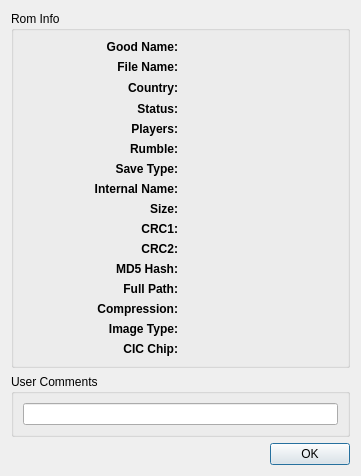
<ui version="4.0" >
 <class>RomInfoDialog</class>
 <widget class="QDialog" name="RomInfoDialog" >
  <property name="geometry" >
   <rect>
    <x>0</x>
    <y>0</y>
    <width>361</width>
    <height>461</height>
   </rect>
  </property>
  <property name="windowTitle" >
   <string>Rom Info</string>
  </property>
  <layout class="QVBoxLayout" name="verticalLayout_2" >
   <item>
    <widget class="QGroupBox" name="groupBox" >
     <property name="title" >
      <string>Rom Info</string>
     </property>
     <layout class="QGridLayout" name="gridLayout" >
      <item row="0" column="0" >
       <widget class="QLabel" name="label" >
        <property name="font" >
         <font>
          <weight>75</weight>
          <bold>true</bold>
         </font>
        </property>
        <property name="text" >
         <string>Good Name:</string>
        </property>
        <property name="alignment" >
         <set>Qt::AlignRight|Qt::AlignTrailing|Qt::AlignVCenter</set>
        </property>
       </widget>
      </item>
      <item row="0" column="1" >
       <widget class="QLabel" name="goodNameLabel" >
        <property name="text" >
         <string/>
        </property>
       </widget>
      </item>
      <item row="1" column="0" >
       <widget class="QLabel" name="label_18" >
        <property name="font" >
         <font>
          <weight>75</weight>
          <bold>true</bold>
         </font>
        </property>
        <property name="text" >
         <string>File Name:</string>
        </property>
        <property name="alignment" >
         <set>Qt::AlignRight|Qt::AlignTrailing|Qt::AlignVCenter</set>
        </property>
       </widget>
      </item>
      <item row="1" column="1" >
       <widget class="QLabel" name="fileNameLabel" >
        <property name="text" >
         <string/>
        </property>
       </widget>
      </item>
      <item row="2" column="0" >
       <widget class="QLabel" name="label_17" >
        <property name="font" >
         <font>
          <weight>75</weight>
          <bold>true</bold>
         </font>
        </property>
        <property name="text" >
         <string>Country:</string>
        </property>
        <property name="alignment" >
         <set>Qt::AlignRight|Qt::AlignTrailing|Qt::AlignVCenter</set>
        </property>
       </widget>
      </item>
      <item row="2" column="1" >
       <layout class="QHBoxLayout" name="horizontalLayout" >
        <item>
         <widget class="QLabel" name="flagLabel" >
          <property name="sizePolicy" >
           <sizepolicy vsizetype="Fixed" hsizetype="Fixed" >
            <horstretch>0</horstretch>
            <verstretch>0</verstretch>
           </sizepolicy>
          </property>
          <property name="minimumSize" >
           <size>
            <width>16</width>
            <height>16</height>
           </size>
          </property>
          <property name="maximumSize" >
           <size>
            <width>16</width>
            <height>16</height>
           </size>
          </property>
          <property name="text" >
           <string/>
          </property>
         </widget>
        </item>
        <item>
         <widget class="QLabel" name="countryLabel" >
          <property name="text" >
           <string/>
          </property>
         </widget>
        </item>
       </layout>
      </item>
      <item row="3" column="0" >
       <widget class="QLabel" name="label_2" >
        <property name="font" >
         <font>
          <weight>75</weight>
          <bold>true</bold>
         </font>
        </property>
        <property name="text" >
         <string>Status:</string>
        </property>
        <property name="alignment" >
         <set>Qt::AlignRight|Qt::AlignTrailing|Qt::AlignVCenter</set>
        </property>
       </widget>
      </item>
      <item row="3" column="1" >
       <widget class="StarLabel" name="statusLabel" >
        <property name="text" >
         <string/>
        </property>
       </widget>
      </item>
      <item row="4" column="0" >
       <widget class="QLabel" name="label_12" >
        <property name="font" >
         <font>
          <weight>75</weight>
          <bold>true</bold>
         </font>
        </property>
        <property name="text" >
         <string>Players:</string>
        </property>
        <property name="alignment" >
         <set>Qt::AlignRight|Qt::AlignTrailing|Qt::AlignVCenter</set>
        </property>
       </widget>
      </item>
      <item row="4" column="1" >
       <widget class="QLabel" name="playersLabel" >
        <property name="text" >
         <string/>
        </property>
       </widget>
      </item>
      <item row="5" column="0" >
       <widget class="QLabel" name="label_14" >
        <property name="font" >
         <font>
          <weight>75</weight>
          <bold>true</bold>
         </font>
        </property>
        <property name="text" >
         <string>Rumble:</string>
        </property>
        <property name="alignment" >
         <set>Qt::AlignRight|Qt::AlignTrailing|Qt::AlignVCenter</set>
        </property>
       </widget>
      </item>
      <item row="5" column="1" >
       <widget class="QLabel" name="rumbleLabel" >
        <property name="text" >
         <string/>
        </property>
       </widget>
      </item>
      <item row="6" column="0" >
       <widget class="QLabel" name="label_10" >
        <property name="font" >
         <font>
          <weight>75</weight>
          <bold>true</bold>
         </font>
        </property>
        <property name="text" >
         <string>Save Type:</string>
        </property>
        <property name="alignment" >
         <set>Qt::AlignRight|Qt::AlignTrailing|Qt::AlignVCenter</set>
        </property>
       </widget>
      </item>
      <item row="6" column="1" >
       <widget class="QLabel" name="saveTypeLabel" >
        <property name="text" >
         <string/>
        </property>
       </widget>
      </item>
      <item row="7" column="0" >
       <widget class="QLabel" name="label_5" >
        <property name="font" >
         <font>
          <weight>75</weight>
          <bold>true</bold>
         </font>
        </property>
        <property name="text" >
         <string>Internal Name:</string>
        </property>
        <property name="alignment" >
         <set>Qt::AlignRight|Qt::AlignTrailing|Qt::AlignVCenter</set>
        </property>
       </widget>
      </item>
      <item row="7" column="1" >
       <widget class="QLabel" name="internalNameLabel" >
        <property name="font" >
         <font>
          <family>Monospace</family>
         </font>
        </property>
        <property name="text" >
         <string/>
        </property>
       </widget>
      </item>
      <item row="8" column="0" >
       <widget class="QLabel" name="label_9" >
        <property name="font" >
         <font>
          <weight>75</weight>
          <bold>true</bold>
         </font>
        </property>
        <property name="text" >
         <string>Size:</string>
        </property>
        <property name="alignment" >
         <set>Qt::AlignRight|Qt::AlignTrailing|Qt::AlignVCenter</set>
        </property>
       </widget>
      </item>
      <item row="8" column="1" >
       <widget class="QLabel" name="sizeLabel" >
        <property name="font" >
         <font>
          <family>Monospace</family>
         </font>
        </property>
        <property name="text" >
         <string/>
        </property>
       </widget>
      </item>
      <item row="9" column="0" >
       <widget class="QLabel" name="label_7" >
        <property name="font" >
         <font>
          <weight>75</weight>
          <bold>true</bold>
         </font>
        </property>
        <property name="text" >
         <string>CRC1:</string>
        </property>
        <property name="alignment" >
         <set>Qt::AlignRight|Qt::AlignTrailing|Qt::AlignVCenter</set>
        </property>
       </widget>
      </item>
      <item row="9" column="1" >
       <widget class="QLabel" name="crc1Label" >
        <property name="font" >
         <font>
          <family>Monospace</family>
         </font>
        </property>
        <property name="text" >
         <string/>
        </property>
       </widget>
      </item>
      <item row="10" column="0" >
       <widget class="QLabel" name="label_8" >
        <property name="font" >
         <font>
          <weight>75</weight>
          <bold>true</bold>
         </font>
        </property>
        <property name="text" >
         <string>CRC2:</string>
        </property>
        <property name="alignment" >
         <set>Qt::AlignRight|Qt::AlignTrailing|Qt::AlignVCenter</set>
        </property>
       </widget>
      </item>
      <item row="10" column="1" >
       <widget class="QLabel" name="crc2Label" >
        <property name="font" >
         <font>
          <family>Monospace</family>
         </font>
        </property>
        <property name="text" >
         <string/>
        </property>
       </widget>
      </item>
      <item row="11" column="0" >
       <widget class="QLabel" name="label_6" >
        <property name="font" >
         <font>
          <weight>75</weight>
          <bold>true</bold>
         </font>
        </property>
        <property name="text" >
         <string>MD5 Hash:</string>
        </property>
        <property name="alignment" >
         <set>Qt::AlignRight|Qt::AlignTrailing|Qt::AlignVCenter</set>
        </property>
       </widget>
      </item>
      <item row="11" column="1" >
       <widget class="QLabel" name="md5HashLabel" >
        <property name="font" >
         <font>
          <family>Monospace</family>
         </font>
        </property>
        <property name="text" >
         <string/>
        </property>
       </widget>
      </item>
      <item row="12" column="0" >
       <widget class="QLabel" name="label_4" >
        <property name="font" >
         <font>
          <weight>75</weight>
          <bold>true</bold>
         </font>
        </property>
        <property name="text" >
         <string>Full Path:</string>
        </property>
        <property name="alignment" >
         <set>Qt::AlignRight|Qt::AlignTrailing|Qt::AlignVCenter</set>
        </property>
       </widget>
      </item>
      <item row="12" column="1" >
       <widget class="QLabel" name="fullPathLabel" >
        <property name="text" >
         <string/>
        </property>
       </widget>
      </item>
      <item row="13" column="0" >
       <widget class="QLabel" name="label_11" >
        <property name="font" >
         <font>
          <weight>75</weight>
          <bold>true</bold>
         </font>
        </property>
        <property name="text" >
         <string>Compression:</string>
        </property>
        <property name="alignment" >
         <set>Qt::AlignRight|Qt::AlignTrailing|Qt::AlignVCenter</set>
        </property>
       </widget>
      </item>
      <item row="13" column="1" >
       <widget class="QLabel" name="compressionLabel" >
        <property name="text" >
         <string/>
        </property>
       </widget>
      </item>
      <item row="14" column="0" >
       <widget class="QLabel" name="label_13" >
        <property name="font" >
         <font>
          <weight>75</weight>
          <bold>true</bold>
         </font>
        </property>
        <property name="text" >
         <string>Image Type:</string>
        </property>
        <property name="alignment" >
         <set>Qt::AlignRight|Qt::AlignTrailing|Qt::AlignVCenter</set>
        </property>
       </widget>
      </item>
      <item row="14" column="1" >
       <widget class="QLabel" name="imageTypeLabel" >
        <property name="text" >
         <string/>
        </property>
       </widget>
      </item>
      <item row="15" column="0" >
       <widget class="QLabel" name="label_15" >
        <property name="font" >
         <font>
          <weight>75</weight>
          <bold>true</bold>
         </font>
        </property>
        <property name="text" >
         <string>CIC Chip:</string>
        </property>
        <property name="alignment" >
         <set>Qt::AlignRight|Qt::AlignTrailing|Qt::AlignVCenter</set>
        </property>
       </widget>
      </item>
      <item row="15" column="1" >
       <widget class="QLabel" name="cicChipLabel" >
        <property name="text" >
         <string/>
        </property>
       </widget>
      </item>
     </layout>
    </widget>
   </item>
   <item>
    <widget class="QGroupBox" name="groupBox_2" >
     <property name="title" >
      <string>User Comments</string>
     </property>
     <layout class="QVBoxLayout" name="verticalLayout" >
      <item>
       <widget class="QLineEdit" name="lineEdit" >
        <property name="maxLength" >
         <number>255</number>
        </property>
       </widget>
      </item>
     </layout>
    </widget>
   </item>
   <item>
    <widget class="QDialogButtonBox" name="buttonBox" >
     <property name="standardButtons" >
      <set>QDialogButtonBox::Ok</set>
     </property>
    </widget>
   </item>
  </layout>
 </widget>
 <customwidgets>
  <customwidget>
   <class>StarLabel</class>
   <extends>QLabel</extends>
   <header>starlabel.h</header>
  </customwidget>
 </customwidgets>
 <resources/>
 <connections>
  <connection>
   <sender>buttonBox</sender>
   <signal>accepted()</signal>
   <receiver>RomInfoDialog</receiver>
   <slot>accept()</slot>
   <hints>
    <hint type="sourcelabel" >
     <x>208</x>
     <y>555</y>
    </hint>
    <hint type="destinationlabel" >
     <x>282</x>
     <y>519</y>
    </hint>
   </hints>
  </connection>
  <connection>
   <sender>buttonBox</sender>
   <signal>rejected()</signal>
   <receiver>RomInfoDialog</receiver>
   <slot>reject()</slot>
   <hints>
    <hint type="sourcelabel" >
     <x>149</x>
     <y>562</y>
    </hint>
    <hint type="destinationlabel" >
     <x>239</x>
     <y>538</y>
    </hint>
   </hints>
  </connection>
 </connections>
</ui>
